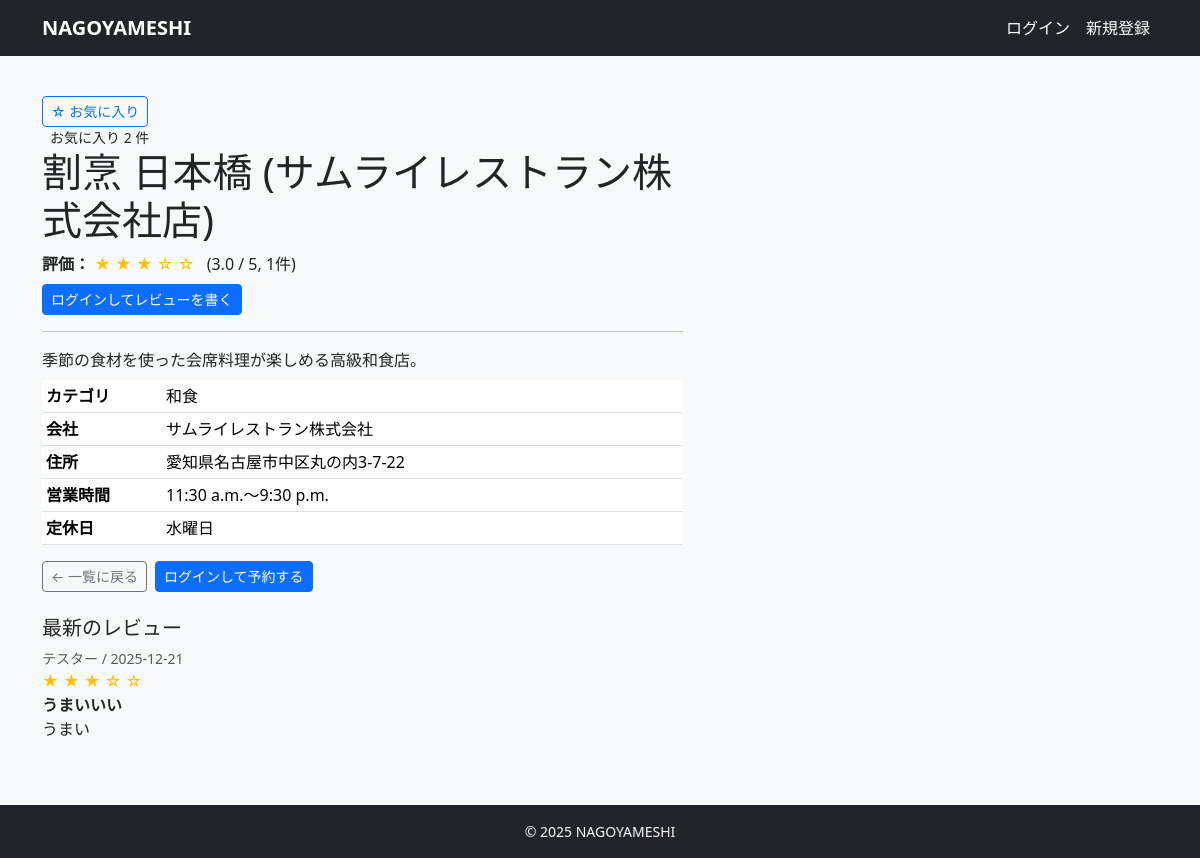
Page /14/ on the committed database.
### restaurants/models.py (models this page shows, shortened)
class Restaurant(models.Model):
    company = models.ForeignKey(
        Company,
        on_delete=models.CASCADE,
        related_name='restaurants',
    )
    category = models.ForeignKey(
        Category,
        on_delete=models.PROTECT,
        related_name='restaurants',
    )
    owner = models.ForeignKey(
        settings.AUTH_USER_MODEL,
        on_delete=models.CASCADE,
        related_name="my_restaurants",
        null=True,
        blank=True,
    )
    name = models.CharField(max_length=100)
    image = models.ImageField(upload_to='restaurant/', blank=True, null=True)
    description = models.TextField(blank=True)
    price_min = models.IntegerField()
    price_max = models.IntegerField()
    open_time = models.TimeField()
    close_time = models.TimeField()
    prefecture = models.CharField('都道府県', max_length=10, default='愛知県')
    city = models.CharField('市区町村', max_length=50, default='名古屋市')
    zipcode = models.CharField(max_length=10)
    address = models.CharField(max_length=200)
    tel = models.CharField(max_length=20)
    holiday = models.CharField(max_length=50, blank=True)  # 定休日
    created_at = models.DateTimeField(auto_now_add=True)
    updated_at = models.DateTimeField(auto_now=True)

class Category(models.Model):
    company = models.ForeignKey(
        'Company',  # 文字列で指定しておくと定義順を気にせんでええけん無難や
        verbose_name="会社",
        on_delete=models.CASCADE, # 会社が消えたらカテゴリも消える
        null=True,  # 既存データがある場合に備えて一時的にTrue推奨
        blank=True
    )
    name = models.CharField("カテゴリ名", max_length=50)
    is_active = models.BooleanField("有効フラグ", default=True)
    created_at = models.DateTimeField(auto_now_add=True)
    updated_at = models.DateTimeField(auto_now=True)

class Company(models.Model):
    owner = models.OneToOneField(
        settings.AUTH_USER_MODEL,
        on_delete=models.CASCADE,
        related_name="owned_company",
        null=True,  # 既存データがあるなら最初は許可しておくと楽
        blank=True,
    )
    name = models.CharField(max_length=100)
    representative = models.CharField(max_length=100)
    established_at = models.DateField(null=True, blank=True)
    zipcode = models.CharField(max_length=10)
    address = models.CharField(max_length=200)
    business = models.TextField()  # 事業内容
    created_at = models.DateTimeField(auto_now_add=True)
    updated_at = models.DateTimeField(auto_now=True)

### reviews/models.py (models this page shows, shortened)
class Review(models.Model):
    user = models.ForeignKey(settings.AUTH_USER_MODEL, on_delete=models.CASCADE, related_name='reviews')
    restaurant = models.ForeignKey(Restaurant, on_delete=models.CASCADE, related_name='reviews')
    rating = models.PositiveSmallIntegerField()
    title = models.CharField(max_length=100, blank=True)
    comment = models.TextField()
    created_at = models.DateTimeField(auto_now_add=True)
    updated_at = models.DateTimeField(auto_now=True)
    class Meta:
        constraints = [
            models.UniqueConstraint(fields=['user', 'restaurant'], name='unique_user_restaurant_review')
        ]
        ordering = ['-created_at']

### accounts/models.py (models this page shows, shortened)
class User(AbstractUser):
    username = None  # 使わない（メールログインにする）
    email = models.EmailField(unique=True)
    name = models.CharField(max_length=10)
    name_kana = models.CharField(max_length=10)
    zipcode = models.CharField(max_length=8)
    address = models.CharField(max_length=20)
    tel = models.CharField(max_length=11)
    company = models.ForeignKey(
        'restaurants.Company',
        verbose_name='所属会社',
        on_delete=models.SET_NULL,
        null=True,
        blank=True,
        related_name='staff_members'
    )
    is_paid_member = models.BooleanField(default=False)
    is_owner_member = models.BooleanField(default=False)
    created_at = models.DateTimeField(auto_now_add=True)
    updated_at = models.DateTimeField(auto_now=True)
    USERNAME_FIELD = 'email'
    REQUIRED_FIELDS = ['name', 'name_kana', 'zipcode', 'address', 'tel']
    objects = CustomUserManager()

### restaurants/views.py (the view)
# urls.py: path('<int:pk>/', views.RestaurantDetailView.as_view(), name='restaurant_detail'),
class RestaurantDetailView(DetailView):
    model = Restaurant
    template_name = 'restaurants/restaurant_detail.html'
    context_object_name = 'restaurant'
    def get_context_data(self, **kwargs):
        ctx = super().get_context_data(**kwargs)
        r = self.object
        agg = r.reviews.aggregate(avg=Avg('rating'), cnt=Count('id'))
        ctx['avg_rating'] = agg['avg'] or 0
        ctx['review_count'] = agg['cnt'] or 0
        ctx['recent_reviews'] = r.reviews.select_related('user')[:3]
        ctx['favorite_count'] = r.favorites.count()
        if self.request.user.is_authenticated:
            ctx['my_review'] = r.reviews.filter(user=self.request.user).first()
            ctx["is_favorited"] = Favorite.objects.filter(user=self.request.user, restaurant=r).exists()
        else:
            ctx["is_favorited"] = False
        return ctx

### templates/restaurants/restaurant_detail.html (shortened to what this page needs)
{% extends "base.html" %}
{% block content %}
<div class="row">
  <form method="post" action="{% url 'restaurants:favorite_toggle' restaurant.pk %}" class="d-inline">
    {% if is_favorited %}
    <button type="submit" class="btn btn-sm btn-outline-danger">★ お気に入り解除</button>
    {% else %}
    <button type="submit" class="btn btn-sm btn-outline-primary">☆ お気に入り</button>
    {% endif %}
  </form>
  <span class="ms-2 small">お気に入り {{ favorite_count }} 件</span>
  <div class="col-md-7">
    <h1 class="mb-2">{{ restaurant.name }}</h1>
    <p class="mb-2">
      <strong>評価：</strong>
      <span class="text-warning">
        {% for i in "12345" %}
        {% if forloop.counter <= avg_rating|add:0.5 %}★{% else %}☆{% endif %} {% endfor %} </span>
          <span class="ms-2">({{ avg_rating|floatformat:1 }} / 5, {{ review_count }}件)</span>
    </p>
    {% if user.is_authenticated %}
    {% if my_review %}
    <a class="btn btn-sm btn-outline-primary" href="{% url 'reviews:review_edit' my_review.pk %}">自分のレビューを編集</a>
    <a class="btn btn-sm btn-outline-danger" href="{% url 'reviews:review_delete' my_review.pk %}">削除</a>
    {% else %}
    <a class="btn btn-sm btn-primary" href="{% url 'reviews:review_create' restaurant.pk %}">レビューを書く</a>
    {% endif %}
    {% else %}
    <a class="btn btn-sm btn-primary" href="{% url 'accounts:login' %}?next={{ request.path }}">ログインしてレビューを書く</a>
    {% endif %}
    <hr class="my-3">
    <p class="mb-2">{{ restaurant.description }}</p>
    <table class="table table-sm">
      <tbody>
        <tr>
          <th style="width: 120px;">カテゴリ</th>
          <td>{{ restaurant.category.name }}</td>
        </tr>
        <tr>
          <th>会社</th>
          <td>{{ restaurant.company.name }}</td>
        </tr>
        <tr>
          <th>住所</th>
          <td>{{ restaurant.address }}</td>
        </tr>
        <tr>
          <th>営業時間</th>
          <td>{{ restaurant.open_time }}〜{{ restaurant.close_time }}</td>
        </tr>
        <tr>
          <th>定休日</th>
          <td>{{ restaurant.holiday }}</td>
        </tr>
      </tbody>
    </table>
    <div class="d-flex gap-2">
      <a href="{% url 'restaurants:restaurant_list' %}" class="btn btn-outline-secondary btn-sm">
        ← 一覧に戻る
      </a>
      {% if user.is_authenticated and not user.is_owner_member %}
      <a href="{% url 'reservations:reservation_create' restaurant.pk %}" class="btn btn-primary btn-sm">
        <i class="bi bi-calendar-check"></i> 予約する
      </a>
      {% elif not user.is_authenticated %}
      <a href="{% url 'accounts:login' %}?next={{ request.path }}" class="btn btn-primary btn-sm">
         ログインして予約する
      </a>
      {% endif %}
    </div>
  </div>
</div>
<h3 class="h5 mt-4">最新のレビュー</h3>
{% if recent_reviews %}
<ul class="list-unstyled">
  {% for rv in recent_reviews %}
  <li class="mb-3">
    <div class="small text-muted">
      {{ rv.user.name|default:rv.user.email }} / {{ rv.created_at|date:"Y-m-d" }}
    </div>
    <div class="text-warning">
      {% for _ in "12345" %}
      {% if forloop.counter <= rv.rating %}★{% else %}☆{% endif %} {% endfor %} </div>
        {% if rv.title %}<strong>{{ rv.title }}</strong><br>{% endif %}
        <div>{{ rv.comment|linebreaksbr }}</div>
  </li>
  {% endfor %}
</ul>
{% else %}
<p>まだレビューはありません。</p>
{% endif %}
{% endblock %}

### rows in the picture
Restaurant: name "割烹 日本橋 (サムライレストラン株式会社店)", description "季節の食材を使った会席料理が楽しめる高級和食店。", category.name "和食", company.name "サムライレストラン株式会社", address "愛知県名古屋市中区丸の内3-7-22", open_time "11:30 a.m.", close_time "9:30 p.m.", holiday "水曜日"
Review: user.name "テスター", created_at "2025-12-21", rating 3 (drawn), title "うまいいい", comment "うまい"

### other values in the picture
{{ favorite_count }} "2"
{{ avg_rating|floatformat:1 }} "3.0"
{{ review_count }} "1"
{{ now|default:"2025" }} "2025"
